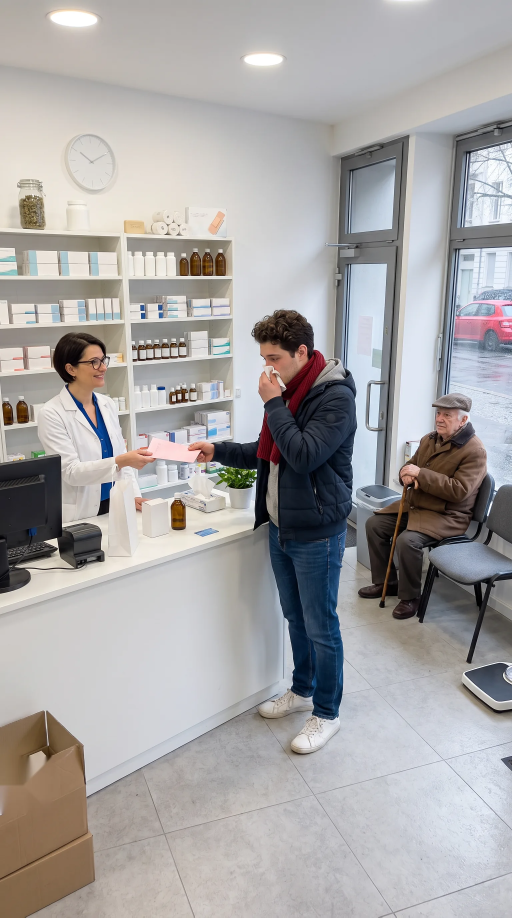
#> input picture visuel/prototype/apotheke.webp, 1536 x 2752 px, given in place of Elena.webp, which was not available (shown at 1/3 size)
$ python decouverte.py
#> lines starting #> are read from the running program, lines starting #| are printed output that depends on the picture
# -*- coding: utf-8 -*-
"""Les images de la DECOUVERTE de « Decrire une personne » (3 nov. 2026) : la tete et les epaules de quelques
personnes, pour montrer une couleur, une longueur ou une forme de cheveux, une barbe, des lunettes.

    python visuel/descripcion/decouverte.py       -> visuel/prototype/descripcion/tete-<Nom>.webp

Jacques : « on pourrait avoir toutes les couleurs des yeux qu'on peut cliquer sur chaque couleur pour voir la
couleur. Pour l'entendre, et le voir. La meme chose probablement pour les cheveux ». Rien de neuf a fabriquer : les
tetes viennent des personnes deja detourees (visuel/prototype/descripcion/<Nom>.webp), et les cheveux gris de
Peter, de la famille d'Anna (visuel/prototype/familia/). Le recadrage descend jusqu'aux epaules, sans quoi des
cheveux longs ne se verraient pas longs.
"""
import os, sys
from PIL import Image
sys.stdout.reconfigure(encoding="utf-8")
ICI = os.path.dirname(os.path.abspath(__file__))
PROTO = os.path.join(os.path.dirname(ICI), "prototype")
SORTIE = os.path.join(PROTO, "descripcion")
# nom : dossier ou se trouve la personne detouree
TETES = {"Elena": "descripcion", "Marta": "descripcion", "Anna": "descripcion", "Ines": "descripcion", "Rosa": "descripcion",
         "Javier": "descripcion", "Carmen": "descripcion", "Diego": "descripcion", "Pablo": "descripcion", "Peter": "familia"}
FOND = (236, 241, 246)


def tete(nom, dossier):
#> called with nom = 'Elena', dossier = 'descripcion'
    d = Image.open(os.path.join(PROTO, dossier, nom + ".webp")).convert("RGBA")
    x0, y0, x1, y1 = d.getbbox()
#> x0 = 0; y0 = 0; x1 = 1536; y1 = 2752
    h = y1 - y0
#> h = 2752
    haut = int(h * 0.36)                          # du sommet du crane aux epaules, cheveux longs compris
#> haut = 990
    a = d.getchannel("A").crop((x0, y0, x1, y0 + int(h * 0.13))).point(lambda v: 255 if v > 128 else 0)
#> a: PIL image 1536x357 L; every value is 255
    bx0, _, bx1, _ = a.getbbox()
#> bx0 = 0; bx1 = 1536
    cx = x0 + (bx0 + bx1) // 2                    # centre sur la tete, pas sur le corps
#> cx = 768
    large = int(haut * 0.8)
#> large = 792
    boite = (cx - large // 2, y0 - int(h * 0.015), cx + large // 2, y0 + haut)
#> boite = (372, -41, 1164, 990)
    f = Image.new("RGBA", (boite[2] - boite[0], boite[3] - boite[1]), FOND + (255,))
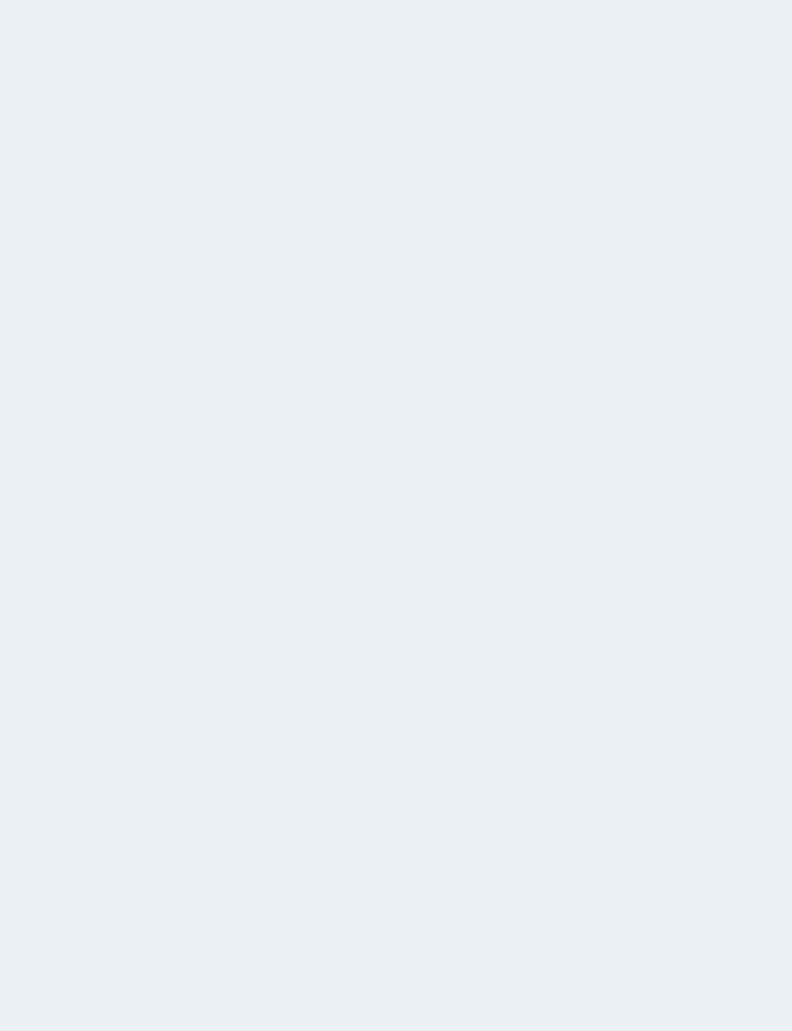
#> f: PIL image 792x1031 RGBA; mean R, G, B, A 236, 241, 246, 255
    f.alpha_composite(d.crop(boite))
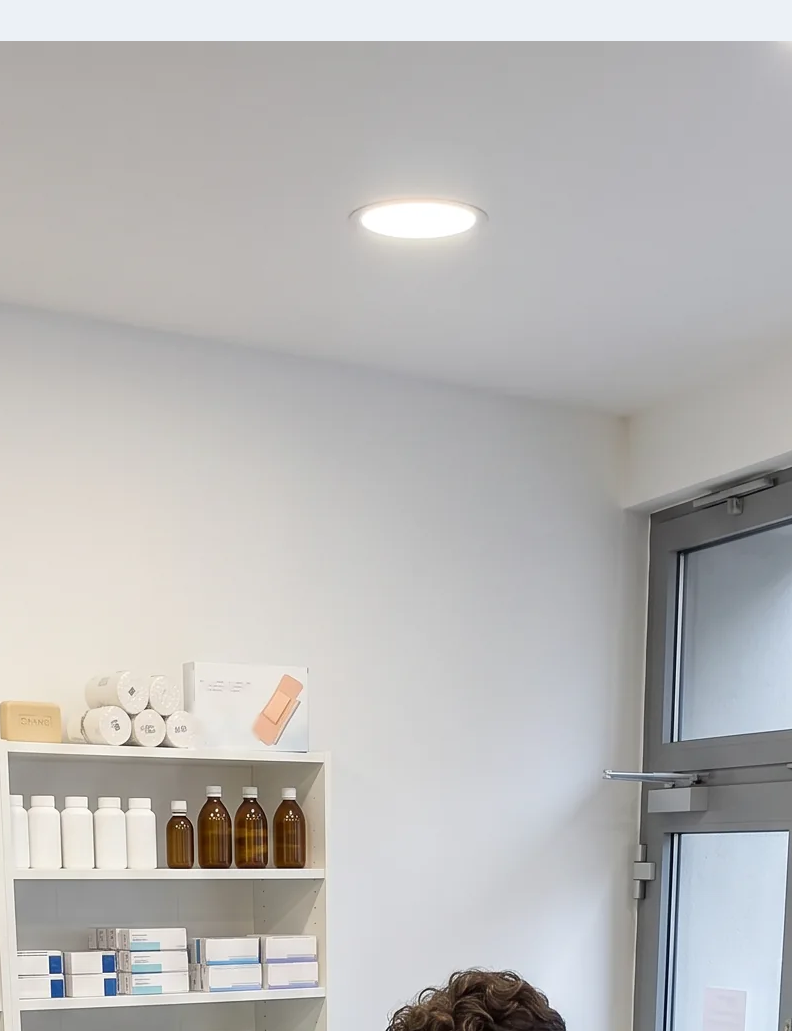
#> f: PIL image 792x1031 RGBA; mean R, G, B, A 185.2, 184.1, 183.2, 255
    f = f.convert("RGB").resize((300, round(300 * f.size[1] / f.size[0])), Image.LANCZOS)
#> f: PIL image 300x391 RGB
    f.save(os.path.join(SORTIE, "tete-" + nom + ".webp"), "WEBP", quality=84, method=6)
    print("  -> tete-%s.webp" % nom)


if __name__ == "__main__":
    for n, dos in TETES.items():
        tete(n, dos)
#> pass 2 of the loop `for n, dos in TETES.items():`:
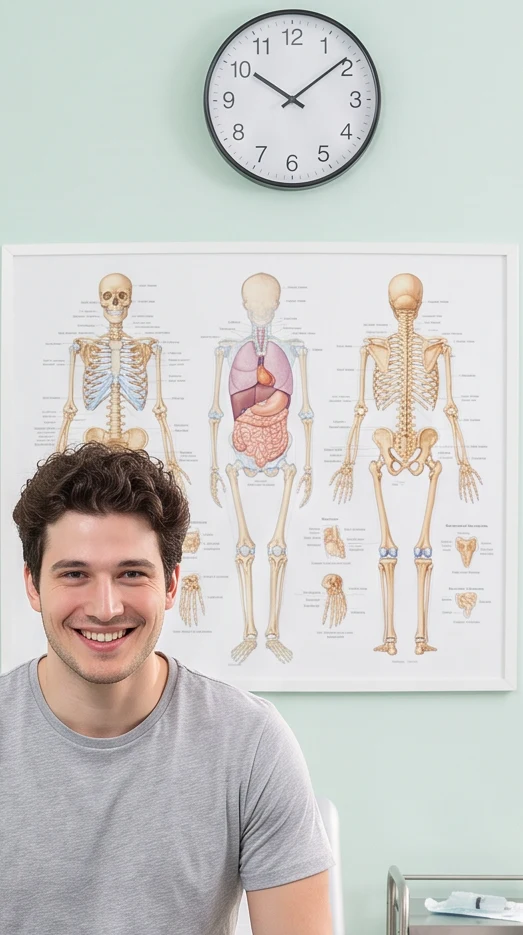
#> input picture visuel/prototype/arztpraxis-affiche.webp, 523 x 935 px, given in place of Marta.webp, which was not available
#> d: PIL image 523x935 RGBA
#> x1 = 523; y1 = 935
#> haut = 336
#> a: PIL image 523x121 L; every value is 255
#> bx1 = 523
#> cx = 261
#> large = 268
#> boite = (127, -14, 395, 336)
#> in tete (call 2), `f = Image.new("RGBA", (boite[2] - boite[0], boite[3] - boite[1]), FOND..`:
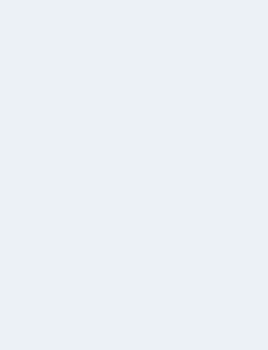
#> f: PIL image 268x350 RGBA; mean R, G, B, A 236, 241, 246, 255
#> in tete (call 2), `f.alpha_composite(d.crop(boite))`:
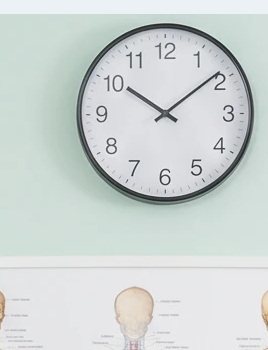
#> f: PIL image 268x350 RGBA; mean R, G, B, A 206.6, 213.4, 212.1, 255
#> (the run stopped early here; a loop or call above may not have finished)
